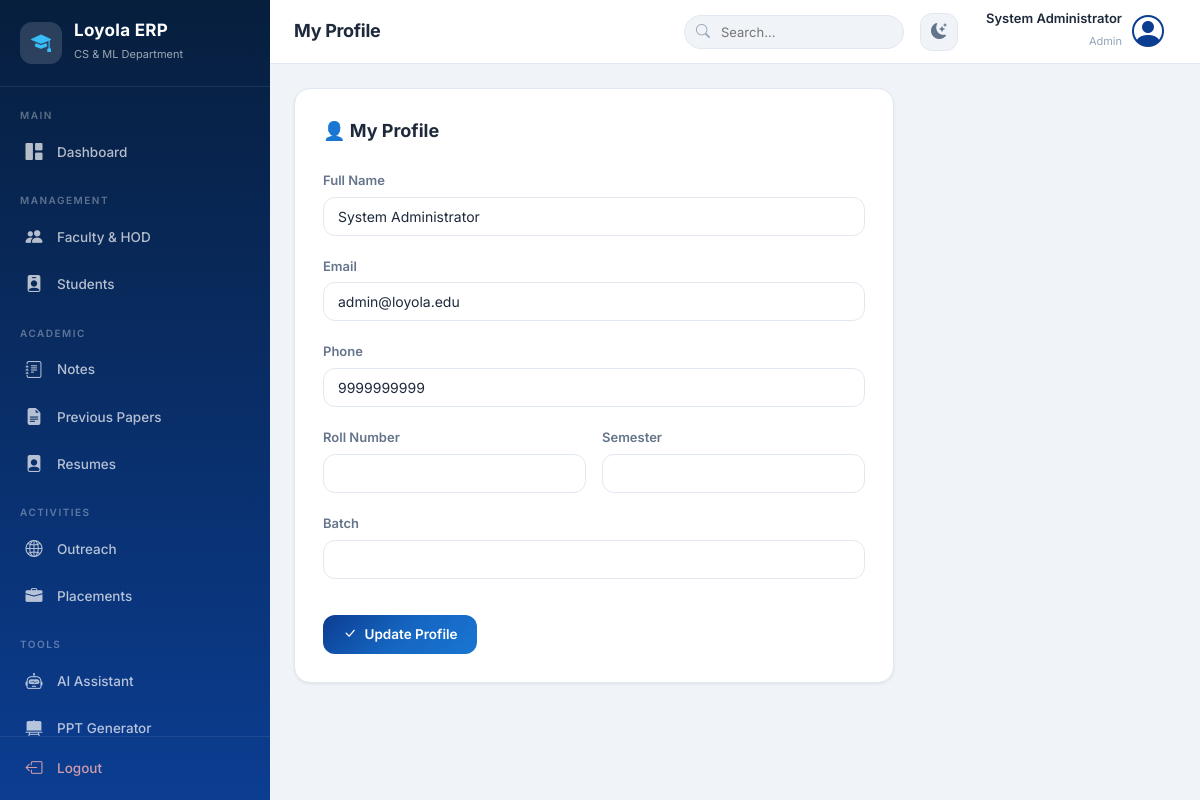
The app's page /student/profile (signed in) with its own data.
### models/user_model.py (models this page shows, shortened)
class User(db.Model):
    __tablename__ = "users"
    id = db.Column(db.Integer, primary_key=True)
    username = db.Column(db.String(80), unique=True, nullable=False)
    email = db.Column(db.String(120), unique=True, nullable=False)
    password_hash = db.Column(db.String(255), nullable=False)
    full_name = db.Column(db.String(150), nullable=False)
    phone = db.Column(db.String(20))
    department = db.Column(db.String(100), default="Computer Science & Machine Learning")
    role = db.Column(db.String(20), nullable=False)  # admin, hod, faculty, student
    roll_no = db.Column(db.String(50), unique=True, nullable=True)  # students only
    designation = db.Column(db.String(100), nullable=True)  # faculty/hod only
    profile_photo = db.Column(db.String(255), nullable=True)
    status = db.Column(db.String(20), default="Active")  # Active / Inactive
    semester = db.Column(db.Integer, nullable=True)  # students only
    batch_year = db.Column(db.String(20), nullable=True)  # students only
    created_at = db.Column(db.DateTime, default=datetime.utcnow)
    notes = db.relationship("Notes", backref="uploader", lazy=True, foreign_keys="Notes.uploaded_by")
    papers = db.relationship("Papers", backref="uploader", lazy=True, foreign_keys="Papers.uploaded_by")
    resume = db.relationship("Resume", backref="student", uselist=False, lazy=True)
    notifications = db.relationship("Notification", backref="user", lazy=True)

### routes/student.py (the view, shortened to what this page needs)
@student_bp.route("/profile", methods=["GET", "POST"])
@role_required("student")
def profile():
    user = User.query.get(session.get("user_id"))
    return render_template("student/profile.html", user=user)

### templates/student/profile.html (shortened to what this page needs)
{% extends "base.html" %}
{% block page_title %}My Profile{% endblock %}
{% block content %}
<div class="form-card" style="max-width:600px">
    <h3>👤 My Profile</h3>
    <form method="POST">
        <div class="form-group"><label>Full Name</label><input type="text" name="full_name" class="form-control" value="{{ user.full_name }}"></div>
        <div class="form-group"><label>Email</label><input type="email" class="form-control" value="{{ user.email }}" readonly></div>
        <div class="form-group"><label>Phone</label><input type="text" name="phone" class="form-control" value="{{ user.phone or '' }}"></div>
        <div class="form-row">
            <div class="form-group"><label>Roll Number</label><input type="text" class="form-control" value="{{ user.roll_no or '' }}" readonly></div>
            <div class="form-group"><label>Semester</label><input type="text" class="form-control" value="{{ user.semester or '' }}" readonly></div>
        </div>
        <div class="form-group"><label>Batch</label><input type="text" class="form-control" value="{{ user.batch_year or '' }}" readonly></div>
        <button type="submit" class="btn btn-primary mt-2"><i class="bi bi-check-lg"></i> Update Profile</button>
    </form>
</div>
{% endblock %}

### templates/base.html (shortened to what this page needs)
<!DOCTYPE html>
<html lang="en" data-theme="light">
<head>
    <link rel="stylesheet" href="https://cdn.jsdelivr.net/npm/bootstrap-icons@1.11.3/font/bootstrap-icons.min.css">
    <link rel="stylesheet" href="{{ url_for('static', filename='css/style.css') }}">
</head>
<body>
<div class="app-layout">
    <aside class="sidebar" id="sidebar">
        <div class="sidebar-header">
            <div class="brand">
                <div class="brand-icon">
                    <i class="bi bi-mortarboard-fill"></i>
                </div>
                <div class="brand-text">
                    <h1>Loyola ERP</h1>
                    <span>CS & ML Department</span>
                </div>
            </div>
        </div>
        <nav class="sidebar-nav">
            {% if session.role == 'admin' %}
            <div class="nav-section">
                <span class="nav-section-title">Main</span>
                <a href="/admin/dashboard" class="nav-link {{ 'active' if request.path == '/admin/dashboard' }}">
                    <i class="bi bi-grid-1x2-fill"></i><span>Dashboard</span>
                </a>
            </div>
            <div class="nav-section">
                <span class="nav-section-title">Management</span>
                <a href="/admin/faculty" class="nav-link {{ 'active' if '/admin/faculty' in request.path }}">
                    <i class="bi bi-people-fill"></i><span>Faculty & HOD</span>
                </a>
                <a href="/admin/students" class="nav-link {{ 'active' if '/admin/students' in request.path }}">
                    <i class="bi bi-person-badge-fill"></i><span>Students</span>
                </a>
            </div>
            <div class="nav-section">
                <span class="nav-section-title">Academic</span>
                <a href="/admin/notes" class="nav-link {{ 'active' if '/admin/notes' in request.path }}">
                    <i class="bi bi-journal-text"></i><span>Notes</span>
                </a>
                <a href="/admin/papers" class="nav-link {{ 'active' if '/admin/papers' in request.path }}">
                    <i class="bi bi-file-earmark-text-fill"></i><span>Previous Papers</span>
                </a>
                <a href="/admin/resumes" class="nav-link {{ 'active' if '/admin/resumes' in request.path }}">
                    <i class="bi bi-file-person-fill"></i><span>Resumes</span>
                </a>
            </div>
            <div class="nav-section">
                <span class="nav-section-title">Activities</span>
                <a href="/admin/outreach" class="nav-link {{ 'active' if '/admin/outreach' in request.path }}">
                    <i class="bi bi-globe2"></i><span>Outreach</span>
                </a>
                <a href="/admin/placements" class="nav-link {{ 'active' if '/admin/placements' in request.path }}">
                    <i class="bi bi-briefcase-fill"></i><span>Placements</span>
                </a>
            </div>
            <div class="nav-section">
                <span class="nav-section-title">Tools</span>
                <a href="/chatbot" class="nav-link {{ 'active' if '/chatbot' in request.path }}">
                    <i class="bi bi-robot"></i><span>AI Assistant</span>
                </a>
                <a href="/ppt" class="nav-link {{ 'active' if '/ppt' in request.path }}">
                    <i class="bi bi-easel2-fill"></i><span>PPT Generator</span>
                </a>
            </div>
            {% endif %}
        </nav>
        <div class="sidebar-footer">
            <a href="/logout" class="nav-link logout-link">
                <i class="bi bi-box-arrow-left"></i><span>Logout</span>
            </a>
        </div>
    </aside>
    <main class="main-content" id="mainContent">
        <header class="topbar">
            <div class="topbar-left">
                <h2 class="page-title">{% block page_title %}Dashboard{% endblock %}</h2>
            </div>
            <div class="topbar-right">
                <div class="search-box">
                    <i class="bi bi-search"></i>
                    <input type="text" placeholder="Search..." id="globalSearch">
                </div>
                <button class="icon-btn" onclick="toggleTheme()" title="Toggle Theme">
                    <i class="bi bi-moon-stars-fill" id="themeIcon"></i>
                </button>
                <div class="user-menu">
                    <div class="user-info">
                        <span class="user-name">{{ session.get('name', 'User') }}</span>
                        <span class="user-role">{{ session.get('role', 'guest') | capitalize }}</span>
                    </div>
                    <div class="user-avatar">
                        <i class="bi bi-person-circle"></i>
                    </div>
                </div>
            </div>
        </header>
        <div class="page-content">
            {% block content %}{% endblock %}
        </div>
    </main>
</div>
</body>
</html>

### records on screen
User: get "System Administrator", full_name "System Administrator", email "admin@loyola.edu", phone "9999999999"

### other values on screen
{{ session.get('role', 'guest') | capitalize }} "Admin"
